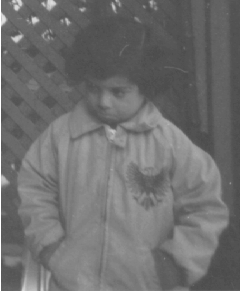
#> input picture data/a.png, 240 x 291 px, found by its file name
$ python 1.2.py   (older library calls are emulated)
#> lines starting #> are read from the running program, lines starting #| are printed output that depends on the picture; long printed decimals are rounded
from PIL import Image

from pylab import *

#读取图像到数组中，并灰度化
im = array(Image.open('/demo/gzb/PycharmProjects/homework/data/a.png').convert('L'))

print(im.shape)
#| (291, 240)
#绘制原始直方图

subplot(231)

hist(im.flatten(),5)

#计算图像直方图（每个bins数组的区间值对应一个imhist数组中的强度值）
#该函数返回值imhist表示每个区间的强度，bins表示坐标轴
imhist,bins = histogram(im.flatten(),5,normed=True)
#> imhist = [0.0155, 0.0105, 0.00142, 9.57e-05, 0.000123]; bins = [74, 110.2, 146.4, 182.6, 218.8, 255]
print(imhist.shape)
#| (5,)
print(imhist.sum())
#| 0.02762
print(bins.shape)
#| (6,)
print("imhist：",imhist)
#| imhist： [1.55311588e-02 1.04536494e-02 1.42076918e-03 9.57199724e-05
#|  1.23012031e-04]
print("bins：",bins)
#| bins： [ 74.  110.2 146.4 182.6 218.8 255. ]


#计算累积分布函数
#概率分布的积分
cdf = imhist.cumsum()
#> cdf = [0.0155, 0.026, 0.0274, 0.0275, 0.0276]

print("cdf：",cdf[-1])
#| cdf： 0.02762

#累计函数归一化（由0～1变换至0~255）
cdf = cdf*255/cdf[-1]
#> cdf = [143.4, 239.9, 253, 253.9, 255]

#绘制累计分布函数
subplot(232)

plot(bins[1:6],cdf)
#依次对每一个灰度图像素值（强度值）使用cdf进行线性插值，计算其新的强度值

#interp（x，xp，yp） 输入原函数的一系列点（xp，yp），使用线性插值方法模拟函数并根据这个函数计算f（x）
im2 = interp(im.flatten(), bins[:5], cdf)

#将压平的图像数组重新变成二维数组
im2 = im2.reshape(im.shape)
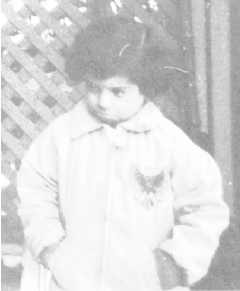
#> im2: shape (291, 240) float64; min 143.4, max 255, mean 216.9

# 显示均衡化之后的直方图图像
subplot(233)

hist(im2.flatten(),5)

#显示原始图像
gray()

subplot(234)

imshow(im)

#显示变换后图像
subplot(236)

imshow(im2)
show()
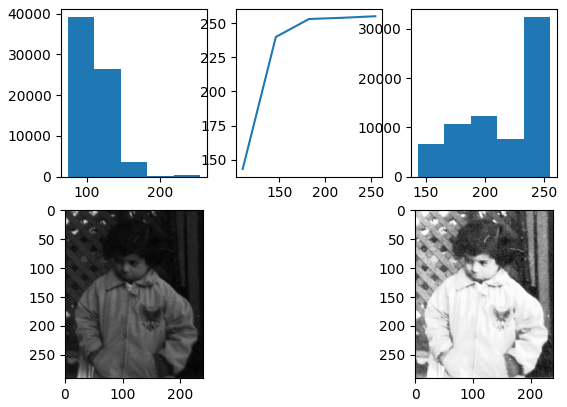
#> figure drawn by matplotlib, 5 panels; panel 1: tallest bar 39266 high, from x = 74 to 110.2; panel 3: tallest bar 32504 high, from x = 232.7 to 255
